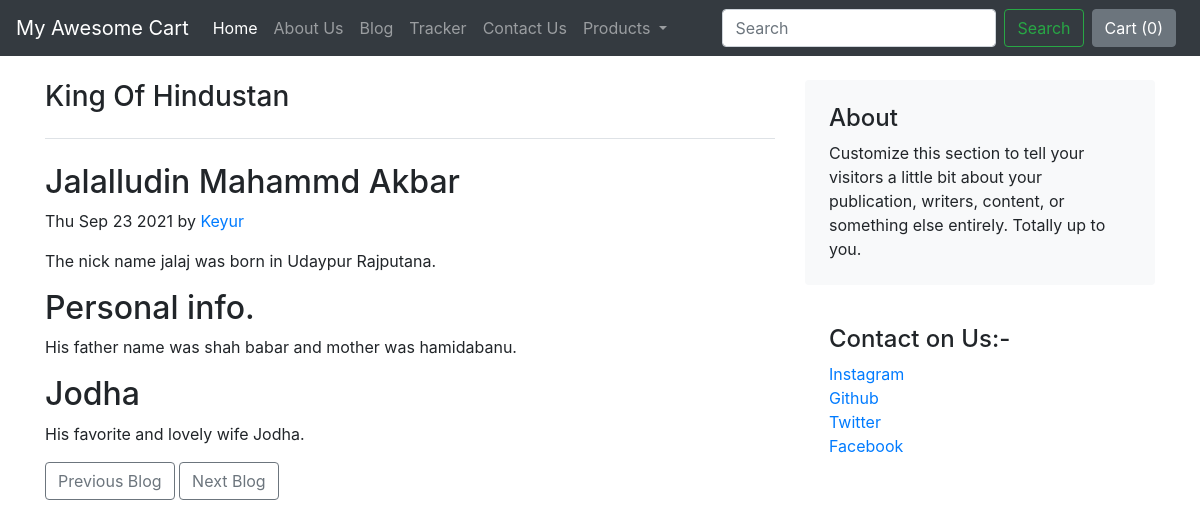
The app's page /blog/blogpost/2 with its own data.
### blog/models.py (models this page shows, shortened)
class BlogPost(models.Model):
    blogpost_id  = models.AutoField(primary_key = True)
    title = models.CharField(max_length = 200)
    heading1 = models.CharField(max_length=300)
    content1 = models.CharField(max_length=5000)
    heading2 = models.CharField(max_length=300)
    content2 = models.CharField(max_length=5000)
    heading3 = models.CharField(max_length=300)
    content3 = models.CharField(max_length=5000)
    pub_date = models.DateField(default="")
    thumbnail = models.ImageField(upload_to='blog/images', default = "")

### blog/views.py (the view)
# urls.py: path('blogpost/<int:id>', views.blogpost, name="BlogPost"),
def blogpost(request, id):
    post = BlogPost.objects.filter(blogpost_id = id)[0]
    return render(request, 'blog/blogpost.html', {'post' : post})

### blog/templates/blog/blogpost.html (shortened to what this page needs)
{% extends 'blog/base.html' %}
{% block body %}
<div class="container">
    <div class="row g-5 mt-4">
        <div class="col-md-8">
            <h3 class="pb-4 mb-4 fst-italic border-bottom">
                {{post.title}}
            </h3>
            <article class="blog-post">
                <h2 class="blog-post-title">{{post.heading1}}</h2>
                <p class="blog-post-meta"><span id="blogdate"></span> by <a href="#">Keyur</a></p>
                <p>{{post.content1}}</p>
                <h2>{{post.heading2}}</h2>
                <p>{{post.content2}}</p>
            </article>
            <article class="blog-post">
                <h2 class="blog-post-title">{{post.heading3}}</h2>
                <p>{{post.content3}}</p>
            </article>
            <nav class="blog-pagination mb-4" aria-label="Pagination">
                <a class="btn btn-outline-secondary" href="">Previous Blog</a>
                <a class="btn btn-outline-secondary" href=""}>Next Blog</a>
            </nav>
        </div>
        <div class="col-md-4">
            <div class="position-sticky" style="top: 2rem;">
                <div class="p-4 mb-3 bg-light rounded">
                    <h4 class="fst-italic">About</h4>
                    <p class="mb-0">Customize this section to tell your visitors a little bit about your publication,
                        writers, content, or something else entirely. Totally up to you.</p>
                </div>
                <div class="p-4">
                    <h4 class="fst-italic">Contact on Us:-</h4>
                    <ol class="list-unstyled">
                        <li><a href="#">Instagram</a></li>
                        <li><a href="#">Github</a></li>
                        <li><a href="#">Twitter</a></li>
                        <li><a href="#">Facebook</a></li>
                    </ol>
                </div>
            </div>
        </div>
    </div>
</div>
{% endblock %}

### records on screen
BlogPost: title "King Of Hindustan", heading1 "Jalalludin Mahammd Akbar", content1 "The nick name jalaj was born in Udaypur Rajputana.", heading2 "Personal info.", content2 "His father name was shah babar and mother was hamidabanu.", heading3 "Jodha", content3 "His favorite and lovely wife Jodha."
